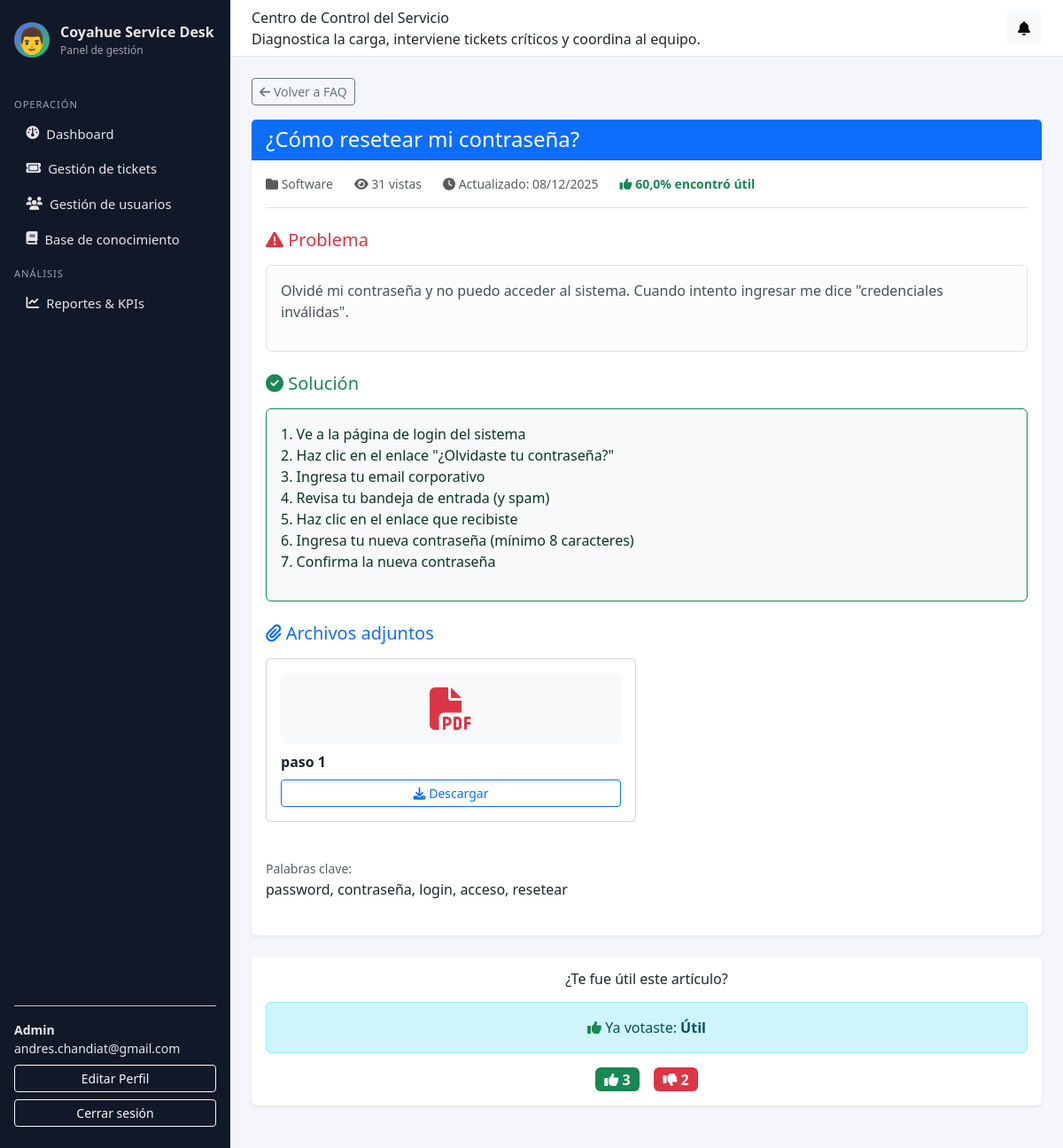
The app's page /panel/faq/1/ (signed in) with its own data.
### accounts/models.py (models this page shows, shortened)
class Usuario(AbstractUser):
    username = None
    email = models.EmailField("email address", unique=True)
    rol = models.ForeignKey(
        Rol,
        on_delete=models.PROTECT,
        related_name="usuarios",
        null=True,
        blank=True,
    )
    telefono = models.CharField(max_length=30, blank=True)
    departamento = models.CharField(max_length=100, blank=True)
    activo = models.BooleanField(default=True)
    AVATAR_CHOICES = [
        ('👤', '👤 Persona'),
        ('👨', '👨 Hombre'),
        ('👩', '👩 Mujer'),
        ('🧑', '🧑 Persona neutra'),
        ('👔', '👔 Profesional'),
        ('💼', '💼 Ejecutivo'),
        ('🎓', '🎓 Estudiante'),
        ('⚙️', '⚙️ Técnico'),
    ]
    avatar = models.CharField(
        max_length=10,
        choices=AVATAR_CHOICES,
        default='👤',
        help_text="Ícono de perfil personalizado"
    )
    fecha_creacion = models.DateTimeField(auto_now_add=True)
    fecha_actualizacion = models.DateTimeField(auto_now=True)
    USERNAME_FIELD = "email"
    REQUIRED_FIELDS: list[str] = []  # no pedimos username, solo email + password
    objects = UsuarioManager()

class Rol(models.Model):
    nombre_rol = models.CharField(max_length=50, unique=True)
    descripcion = models.TextField(blank=True)
    permisos = models.JSONField(default=dict, blank=True)
    fecha_creacion = models.DateTimeField(auto_now_add=True)

### knowledge_base/models.py (models this page shows, shortened)
class ArticuloFAQ(models.Model):
    titulo = models.CharField(max_length=255, help_text="Pregunta o título del artículo")
    problema = models.TextField(help_text="Descripción detallada del problema")
    solucion = models.TextField(help_text="Solución paso a paso")
    categoria = models.ForeignKey(
        Categoria,
        on_delete=models.SET_NULL,
        null=True,
        blank=True,
        related_name="articulos_faq",
        help_text="Categoría del artículo (mismas que tickets)"
    )
    tags = models.CharField(
        max_length=255,
        blank=True,
        help_text="Palabras clave separadas por comas (ej: password, acceso, vpn)"
    )
    creado_por = models.ForeignKey(
        Usuario,
        on_delete=models.SET_NULL,
        null=True,
        related_name="articulos_creados"
    )
    fecha_creacion = models.DateTimeField(auto_now_add=True)
    fecha_actualizacion = models.DateTimeField(auto_now=True)
    publicado = models.BooleanField(default=True, help_text="Si está visible para usuarios")
    destacado = models.BooleanField(default=False, help_text="Aparece en artículos destacados")
    vistas = models.IntegerField(default=0, help_text="Número de veces que se ha visto")
    util_si = models.IntegerField(default=0, help_text="Votos positivos '¿Fue útil? Sí'")
    util_no = models.IntegerField(default=0, help_text="Votos negativos '¿Fue útil? No'")
    class Meta:
        verbose_name = "Artículo FAQ"
        verbose_name_plural = "Artículos FAQ"
        ordering = ["-destacado", "-fecha_actualizacion"]
    @property
    def porcentaje_utilidad(self):
        total = self.util_si + self.util_no
        if total == 0:
            return None
        return round((self.util_si / total) * 100, 1)
    @property
    def total_votos(self):
        return self.util_si + self.util_no

class ArchivoFAQ(models.Model):
    articulo = models.ForeignKey(
        ArticuloFAQ,
        on_delete=models.CASCADE,
        related_name="archivos"
    )
    archivo = models.FileField(
        upload_to='faq_archivos/%Y/%m/',
        help_text="Imagen o PDF para ilustrar el artículo"
    )
    descripcion = models.CharField(
        max_length=200,
        help_text="Descripción del paso (ej: 'Paso 1: Click en configuración')"
    )
    orden = models.PositiveIntegerField(
        default=0,
        help_text="Orden de visualización"
    )
    subido_por = models.ForeignKey(
        Usuario,
        on_delete=models.SET_NULL,
        null=True,
        related_name="archivos_faq_subidos"
    )
    fecha_subida = models.DateTimeField(auto_now_add=True)
    class Meta:
        verbose_name = "Archivo FAQ"
        verbose_name_plural = "Archivos FAQ"
        ordering = ['orden', 'fecha_subida']
    def extension(self):
        import os
        return os.path.splitext(self.archivo.name)[1].lower()
    def es_imagen(self):
        extensiones_imagen = ['.jpg', '.jpeg', '.png', '.gif', '.bmp', '.webp']
        return self.extension() in extensiones_imagen
    def es_pdf(self):
        return self.extension() == '.pdf'

### tickets/models.py (models this page shows, shortened)
class Categoria(models.Model):
    nombre_categoria = models.CharField(max_length=100, unique=True)
    descripcion = models.TextField(blank=True)
    activo = models.BooleanField(default=True)

### knowledge_base/views.py (the view)
# urls.py: path("panel/faq/<int:articulo_id>/", faq_detalle, name="faq_detalle"),
@login_required
def faq_detalle(request, articulo_id):
    articulo = get_object_or_404(
        ArticuloFAQ.objects.select_related('categoria', 'creado_por'),
        id=articulo_id,
        publicado=True
    )
    articulo.vistas += 1
    articulo.save(update_fields=['vistas'])
    voto_existente = VotoFAQ.objects.filter(
        usuario=request.user,
        articulo=articulo
    ).first()
    return render(request, 'knowledge_base/faq_detalle.html', {
        'articulo': articulo,
        'voto_existente': voto_existente,
    })

### notifications/context_processors.py (called while the page is built)
def notificaciones_context(request):
    if not request.user.is_authenticated:
        return {}
    qs = Notificacion.objects.filter(
        usuario_destino=request.user,
        leida=False
    ).order_by("-fecha_envio")
    return {
        "notificaciones_no_leidas": qs,
        "total_notificaciones_no_leidas": qs.count(),
    }

### templates/knowledge_base/faq_detalle.html (shortened to what this page needs)
{% extends "base_admin.html" %}
{% block content %}
<div class="mb-3">
    <a href="{% url 'faq_listar' %}" class="btn btn-sm btn-outline-secondary">
        <i class="fa-solid fa-arrow-left"></i> Volver a FAQ
    </a>
</div>
<div class="card shadow-sm border-0 mb-4">
    <div class="card-header bg-primary text-white">
        <h4 class="mb-0">{{ articulo.titulo }}</h4>
    </div>
    <div class="card-body">
        <div class="d-flex gap-4 mb-4 pb-3 border-bottom">
            {% if articulo.categoria %}
            <small class="text-muted">
                <i class="fa-solid fa-folder"></i> {{ articulo.categoria.nombre_categoria }}
            </small>
            {% endif %}
            <small class="text-muted">
                <i class="fa-solid fa-eye"></i> {{ articulo.vistas }} vistas
            </small>
            <small class="text-muted">
                <i class="fa-solid fa-clock"></i> Actualizado: {{ articulo.fecha_actualizacion|date:"d/m/Y" }}
            </small>
            {% if articulo.total_votos > 0 %}
            <small class="text-success fw-semibold">
                <i class="fa-solid fa-thumbs-up"></i> {{ articulo.porcentaje_utilidad }}% encontró útil
            </small>
            {% endif %}
        </div>
        <div class="mb-4">
            <h5 class="text-danger mb-3">
                <i class="fa-solid fa-triangle-exclamation"></i> Problema
            </h5>
            <div class="alert alert-light border">
                {{ articulo.problema|linebreaks }}
            </div>
        </div>
        <div class="mb-4">
            <h5 class="text-success mb-3">
                <i class="fa-solid fa-check-circle"></i> Solución
            </h5>
            <div class="alert alert-success bg-light border-success">
                {{ articulo.solucion|linebreaks }}
            </div>
        </div>
        {% if articulo.archivos.all %}
        <div class="mb-4">
            <h5 class="text-primary mb-3">
                <i class="fa-solid fa-paperclip"></i> Archivos adjuntos
            </h5>
            <div class="row">
                {% for archivo in articulo.archivos.all %}
                <div class="col-md-6 mb-3">
                    <div class="card">
                        <div class="card-body">
                            {% if archivo.es_imagen %}
                                <a href="{{ archivo.archivo.url }}" target="_blank">
                                    <img src="{{ archivo.archivo.url }}"
                                         class="img-fluid rounded mb-2"
                                         alt="{{ archivo.descripcion }}"
                                         style="max-height: 300px; width: 100%; object-fit: contain;">
                                </a>
                            {% elif archivo.es_pdf %}
                                <div class="text-center py-3 bg-light rounded mb-2">
                                    <i class="fa-solid fa-file-pdf fa-3x text-danger"></i>
                                </div>
                            {% else %}
                                <div class="text-center py-3 bg-light rounded mb-2">
                                    <i class="fa-solid fa-file fa-3x text-secondary"></i>
                                </div>
                            {% endif %}
                            <p class="mb-2"><strong>{{ archivo.descripcion }}</strong></p>
                            <a href="{{ archivo.archivo.url }}"
                               class="btn btn-sm btn-outline-primary w-100"
                               download>
                                <i class="fa-solid fa-download"></i> Descargar
                            </a>
                        </div>
                    </div>
                </div>
                {% endfor %}
            </div>
        </div>
        {% endif %}
        {% if articulo.tags %}
        <div class="mb-4">
            <small class="text-muted">Palabras clave:</small><br>
            {{ articulo.tags }}
        </div>
        {% endif %}
    </div>
</div>
<div class="card shadow-sm border-0 mb-4">
    <div class="card-body text-center">
        <h6 class="mb-3">¿Te fue útil este artículo?</h6>
        {% if voto_existente %}
            <div class="alert alert-info">
                {% if voto_existente.voto == 'si' %}
                    <i class="fa-solid fa-thumbs-up text-success"></i> Ya votaste: <strong>Útil</strong>
                {% else %}
                    <i class="fa-solid fa-thumbs-down text-danger"></i> Ya votaste: <strong>No útil</strong>
                {% endif %}
            </div>
            <div class="d-flex gap-3 justify-content-center">
                <span class="badge bg-success fs-6">
                    <i class="fa-solid fa-thumbs-up"></i> {{ articulo.util_si }}
                </span>
                <span class="badge bg-danger fs-6">
                    <i class="fa-solid fa-thumbs-down"></i> {{ articulo.util_no }}
                </span>
            </div>
        {% endif %}
    </div>
</div>
{% endblock %}

### templates/base_admin.html (shortened to what this page needs)
{% load static %}
<!DOCTYPE html>
<html lang="es">
<head>
    <link href="https://cdn.jsdelivr.net/npm/bootstrap@5.3.2/dist/css/bootstrap.min.css" rel="stylesheet"/>
    <link rel="stylesheet"
        href="https://cdnjs.cloudflare.com/ajax/libs/font-awesome/6.5.0/css/all.min.css"
/>
</head>
<body>
<div class="layout-wrapper">
    <aside class="sidebar">
        <div class="sidebar-brand">
            <div class="sidebar-brand-icon" style="font-size: 1.8rem;">{{ user.avatar }}</div>
            <div>
                <div class="fw-semibold">Coyahue Service Desk</div>
                <div style="font-size: 0.75rem; color: #9ca3af;">Panel de gestión</div>
            </div>
        </div>
        <nav class="sidebar-nav">
            <div class="sidebar-section-title">Operación</div>
            {% if request.user.is_authenticated and request.user.rol %}
                {% if request.user.rol.nombre_rol|upper == "ADMIN" %}
                    <a href="{% url 'dashboard_admin' %}" class="{% if request.resolver_match.url_name == 'dashboard_admin' %}active-link{% endif %}">
                        <i class="fa-solid fa-gauge"></i> <span>Dashboard</span>
                    </a>
                    <a href="{% url 'tickets_listar' %}" class="{% if request.resolver_match.url_name == 'tickets_listar' %}active-link{% endif %}">
                        <i class="fa-solid fa-ticket"></i> <span>Gestión de tickets</span>
                    </a>
                    <a href="{% url 'usuarios_listar' %}" class="{% if request.resolver_match.url_name in 'usuarios_listar usuarios_crear usuarios_editar usuarios_eliminar' %}active-link{% endif %}">
                        <i class="fa-solid fa-users"></i> <span>Gestión de usuarios</span>
                    </a>
                    <a href="{% url 'faq_admin_listar' %}" class="{% if 'faq_admin' in request.resolver_match.url_name %}active-link{% endif %}">
                        <i class="fa-solid fa-book"></i> <span>Base de conocimiento</span>
                    </a>
                    <div class="sidebar-section-title">Análisis</div>
                    <a href="{% url 'reportes_dashboard' %}" class="{% if request.resolver_match.url_name == 'reportes_dashboard' %}active-link{% endif %}">
                        <i class="fa-solid fa-chart-line"></i> <span>Reportes & KPIs</span>
                    </a>
                {% endif %}
            {% endif %}
        </nav>
        <div class="mt-auto pt-3 border-top border-secondary-subtle small">
            {% if request.user.is_authenticated %}
                <div class="fw-semibold">
                    {% if request.user.rol %}
                        {{ request.user.rol.nombre_rol|title }}
                    {% else %} Usuario {% endif %}
                </div>
                <div class="text-truncate">{{ request.user.email }}</div>
                <a href="{% url 'editar_perfil' %}" class="btn btn-outline-light btn-sm w-100 mt-2">
                     Editar Perfil
                </a>
                <form method="post" action="{% url 'logout' %}" class="mt-2">
                    <button class="btn btn-outline-light btn-sm w-100" type="submit">Cerrar sesión</button>
                </form>
            {% endif %}
        </div>
    </aside>
    <div class="main-area">
        <header class="topbar">
            <div>
                <div class="topbar-title">Centro de Control del Servicio</div>
                <div class="topbar-subtitle">Diagnostica la carga, interviene tickets críticos y coordina al equipo.</div>
            </div>
            <div class="d-flex align-items-center gap-3">
                <div class="dropdown">
                    <button class="btn btn-light position-relative" data-bs-toggle="dropdown">
                        <i class="fa-solid fa-bell"></i>
                    </button>
                </div>
            </div>
        </header>
        <main class="content">
            {% block content %}{% endblock %}
        </main>
    </div>
</div>
</body>
</html>

### templates/base_admin.html (style rules this page uses)
body { font-family: system-ui, -apple-system, BlinkMacSystemFont, "Segoe UI", sans-serif; background-color: #f4f6f9; }
.layout-wrapper { min-height: 100vh; display: flex; flex-direction: row; }
.sidebar { width: 260px; background: #111827; color: #e5e7eb; padding: 1.5rem 1rem; display: flex; flex-direction: column; gap: 1rem; }
.sidebar-brand { display: flex; align-items: center; gap: 0.75rem; margin-bottom: 1rem; }
.sidebar-brand-icon { width: 40px; height: 40px; border-radius: 999px; background: linear-gradient(135deg, #6366f1, #22c55e); display: flex; align-items: center; justify-content: center; color: #fff; font-weight: 700; }
.sidebar-nav a { display: flex; align-items: center; gap: 0.5rem; padding: 0.55rem 0.85rem; border-radius: 0.45rem; color: #e5e7eb; text-decoration: none; font-size: 0.92rem; }
.sidebar-section-title { text-transform: uppercase; font-size: 0.7rem; letter-spacing: 0.08em; color: #9ca3af; margin-top: 0.75rem; margin-bottom: 0.25rem; }
.main-area { flex: 1; display: flex; flex-direction: column; }
.topbar { height: 64px; background: #ffffff; border-bottom: 1px solid #e5e7eb; display: flex; align-items: center; justify-content: space-between; padding: 0 1.5rem; }
.content { padding: 1.5rem; }

### records on screen
Usuario: avatar "👨", user.rol.nombre_rol "Admin", user.email "andres.chandiat@gmail.com"
ArticuloFAQ: titulo "¿Cómo resetear mi contraseña?", categoria.nombre_categoria "Software", vistas "31", fecha_actualizacion "08/12/2025", porcentaje_utilidad "60,0", problema "Olvidé mi contraseña y no puedo acceder al sistema. Cuando intento ingresar me dice \"credenciales inválidas\".", solucion "1. Ve a la página de login del sistema 2. Haz clic en el enlace \"¿Olvidaste tu contraseña?\" 3. Ingresa tu email corporativo 4. Revisa tu bandeja de entrada (y spam) 5. Haz clic en el enlace que recibiste 6. Ingresa tu nueva contraseña (mínimo 8 caracteres) 7. Confirma la nueva contraseña", tags "password, contraseña, login, acceso, resetear", util_si "3", util_no "2"
ArchivoFAQ: descripcion "paso 1"
